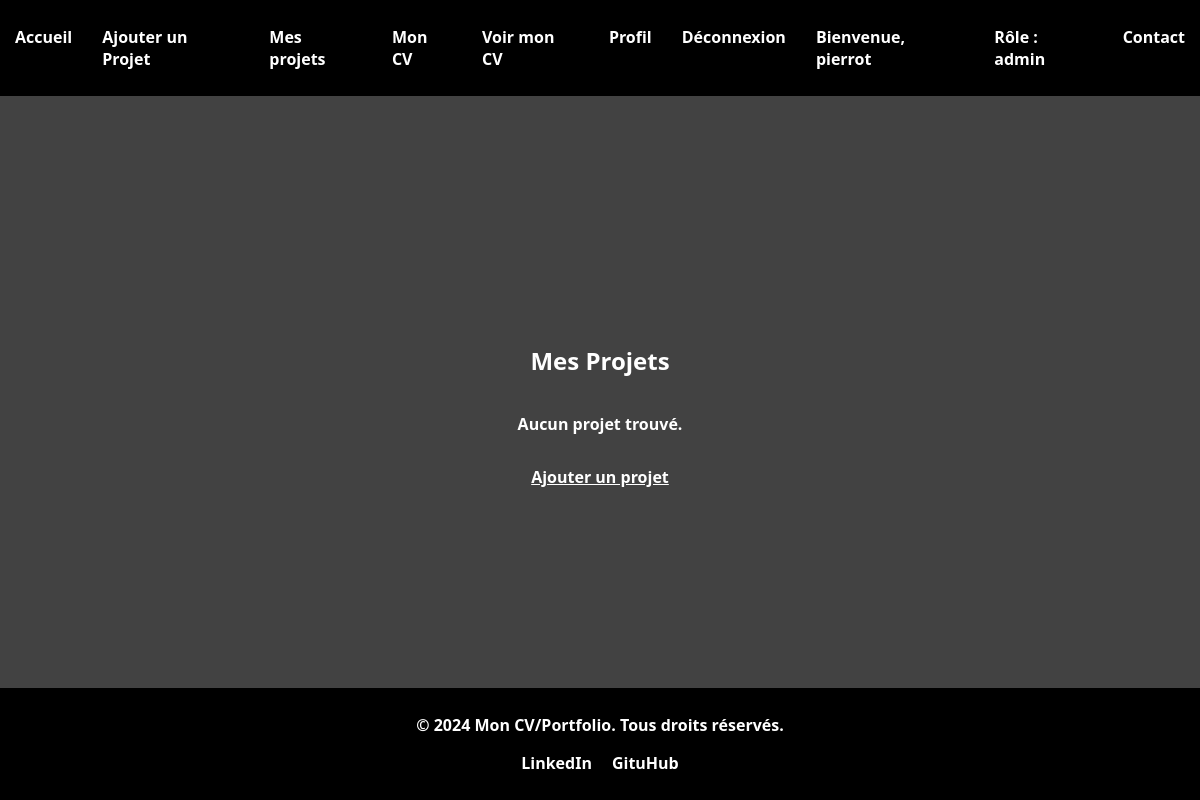
Page /projects.php (signed in) on the earlier database version.
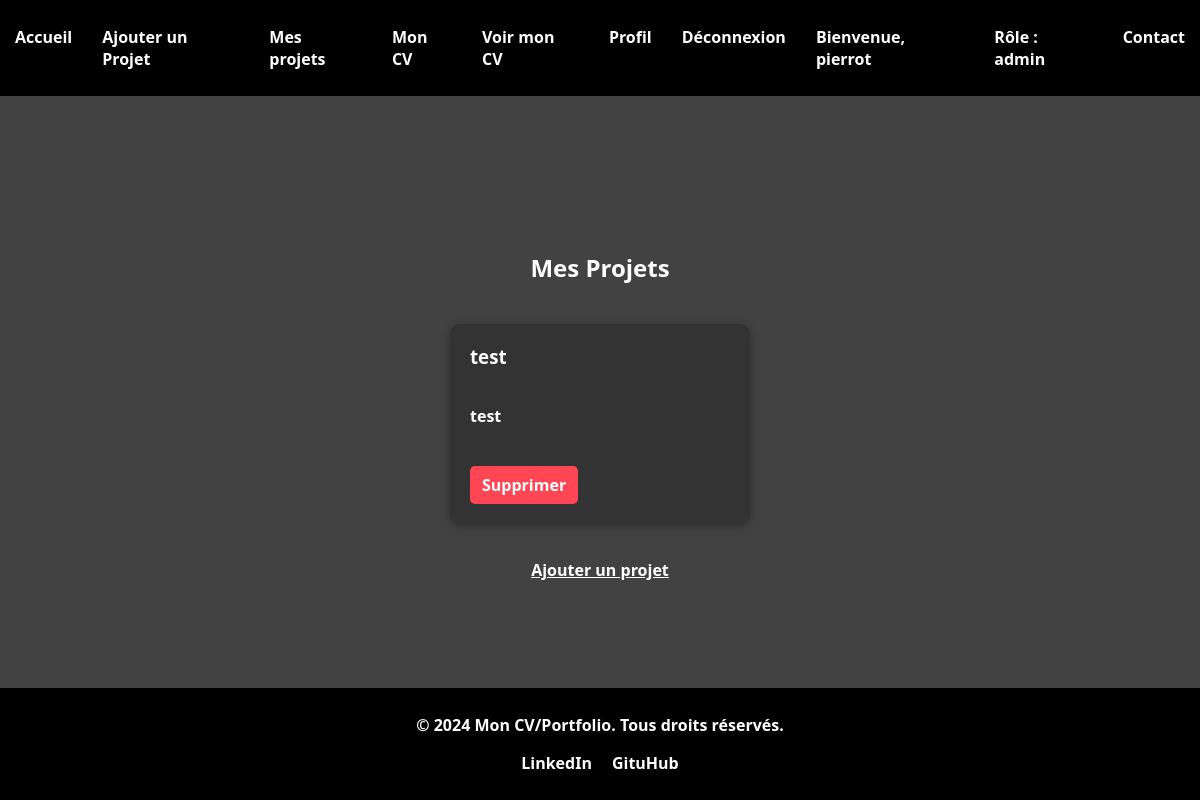
Same page on the later database version.
### tables this page shows
CREATE TABLE `projects` (
  `id` int(11) NOT NULL,
  `user_id` int(11) NOT NULL,
  `title` varchar(255) NOT NULL,
  `description` text NOT NULL
);

### projects.php (the view, shortened to what this page needs)
<?php
include('includes/db.php');
$user_id = $_SESSION['user_id'];
$query = "SELECT * FROM projects WHERE user_id = $user_id";
$result = mysqli_query($conn, $query);
$projects = mysqli_fetch_all($result, MYSQLI_ASSOC);
?>
<?php include 'includes/header.php'; ?>
<main>
    <h2 class="project-title">Mes Projets</h2>
    <?php if (empty($projects)): ?>
        <p>Aucun projet trouvé.</p>
    <?php else: ?>
        <div class="project-list">
            <?php foreach ($projects as $project): ?>
                <div class="project-item">
                    <h3><?php echo htmlspecialchars($project['title']); ?></h3>
                    <p><?php echo nl2br(htmlspecialchars($project['description'])); ?></p>
                    <a href="?delete=<?php echo $project['id']; ?>" class="delete-button">Supprimer</a>
                </div>
            <?php endforeach; ?>
        </div>
    <?php endif; ?>
    <a class="add-project-button" href="add_projects.php">Ajouter un projet</a>
</main>
<?php include 'includes/footer.php'; ?>

Differences in the rows shown:
added projects: title "test", description "test"
Other differences:
text no longer shown: "Aucun projet trouvé."
